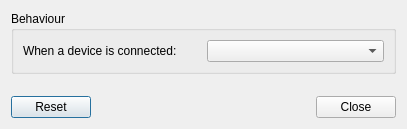
<?xml version="1.0" encoding="UTF-8"?>
<ui version="4.0">
 <class>Configuration</class>
 <widget class="QDialog" name="Configuration">
  <property name="geometry">
   <rect>
    <x>0</x>
    <y>0</y>
    <width>407</width>
    <height>129</height>
   </rect>
  </property>
  <property name="windowTitle">
   <string>Removable Media Settings</string>
  </property>
  <layout class="QVBoxLayout" name="verticalLayout">
   <item>
    <widget class="QGroupBox" name="groupBox">
     <property name="title">
      <string>Behaviour</string>
     </property>
     <layout class="QHBoxLayout" name="horizontalLayout">
      <item>
       <widget class="QLabel" name="devAddedLabel">
        <property name="text">
         <string>When a device is connected:</string>
        </property>
       </widget>
      </item>
      <item>
       <widget class="QComboBox" name="devAddedCombo"/>
      </item>
     </layout>
    </widget>
   </item>
   <item>
    <spacer name="verticalSpacer">
     <property name="orientation">
      <enum>Qt::Vertical</enum>
     </property>
     <property name="sizeHint" stdset="0">
      <size>
       <width>20</width>
       <height>41</height>
      </size>
     </property>
    </spacer>
   </item>
   <item>
    <widget class="QDialogButtonBox" name="buttons">
     <property name="orientation">
      <enum>Qt::Horizontal</enum>
     </property>
     <property name="standardButtons">
      <set>QDialogButtonBox::Close|QDialogButtonBox::Reset</set>
     </property>
    </widget>
   </item>
  </layout>
 </widget>
 <resources/>
 <connections>
  <connection>
   <sender>buttons</sender>
   <signal>accepted()</signal>
   <receiver>Configuration</receiver>
   <slot>accept()</slot>
   <hints>
    <hint type="sourcelabel">
     <x>248</x>
     <y>254</y>
    </hint>
    <hint type="destinationlabel">
     <x>157</x>
     <y>274</y>
    </hint>
   </hints>
  </connection>
  <connection>
   <sender>buttons</sender>
   <signal>rejected()</signal>
   <receiver>Configuration</receiver>
   <slot>reject()</slot>
   <hints>
    <hint type="sourcelabel">
     <x>316</x>
     <y>260</y>
    </hint>
    <hint type="destinationlabel">
     <x>286</x>
     <y>274</y>
    </hint>
   </hints>
  </connection>
 </connections>
</ui>
